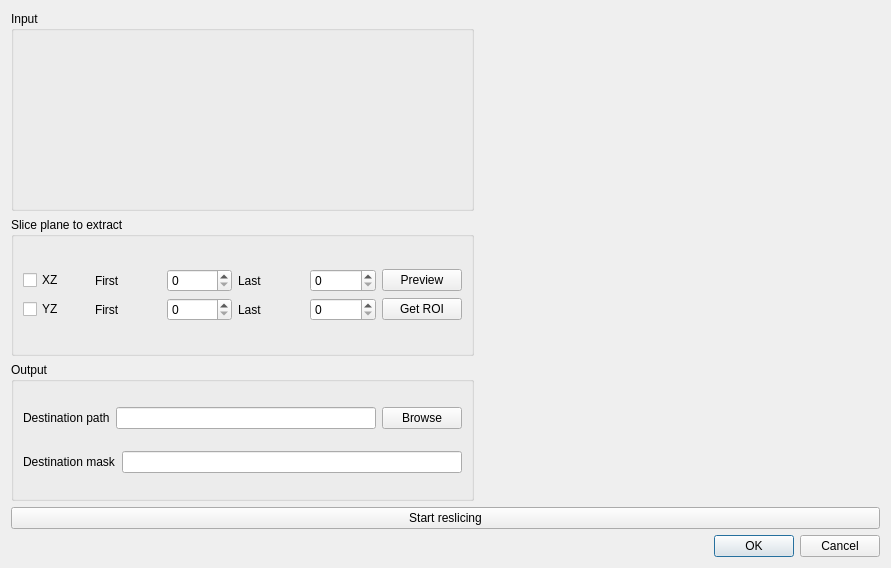
<?xml version="1.0" encoding="UTF-8"?>
<ui version="4.0">
 <class>ReslicerDialog</class>
 <widget class="QDialog" name="ReslicerDialog">
  <property name="geometry">
   <rect>
    <x>0</x>
    <y>0</y>
    <width>891</width>
    <height>568</height>
   </rect>
  </property>
  <property name="windowTitle">
   <string>Reslicer dialog</string>
  </property>
  <layout class="QVBoxLayout" name="verticalLayout_4">
   <item>
    <layout class="QHBoxLayout" name="horizontalLayout_6">
     <item>
      <layout class="QVBoxLayout" name="verticalLayout_2">
       <item>
        <widget class="QGroupBox" name="groupBox">
         <property name="sizePolicy">
          <sizepolicy hsizetype="Preferred" vsizetype="Minimum">
           <horstretch>0</horstretch>
           <verstretch>0</verstretch>
          </sizepolicy>
         </property>
         <property name="minimumSize">
          <size>
           <width>0</width>
           <height>200</height>
          </size>
         </property>
         <property name="title">
          <string>Input</string>
         </property>
         <layout class="QGridLayout" name="gridLayout_2">
          <item row="0" column="0">
           <widget class="ReaderForm" name="widget_inputFiles" native="true"/>
          </item>
         </layout>
        </widget>
       </item>
       <item>
        <widget class="QGroupBox" name="groupBox_3">
         <property name="title">
          <string>Slice plane to extract</string>
         </property>
         <layout class="QGridLayout" name="gridLayout_4">
          <item row="2" column="0">
           <layout class="QGridLayout" name="gridLayout_3">
            <item row="0" column="0">
             <widget class="QCheckBox" name="checkBox_XZ">
              <property name="text">
               <string>XZ</string>
              </property>
             </widget>
            </item>
            <item row="0" column="2">
             <widget class="QSpinBox" name="spinBox_firstXZ">
              <property name="maximum">
               <number>9999</number>
              </property>
             </widget>
            </item>
            <item row="1" column="1">
             <widget class="QLabel" name="label_firstYZ">
              <property name="text">
               <string>First</string>
              </property>
             </widget>
            </item>
            <item row="0" column="1">
             <widget class="QLabel" name="label_firstXZ">
              <property name="text">
               <string>First</string>
              </property>
             </widget>
            </item>
            <item row="0" column="3">
             <widget class="QLabel" name="label_lastXZ">
              <property name="text">
               <string>Last</string>
              </property>
             </widget>
            </item>
            <item row="1" column="3">
             <widget class="QLabel" name="label_lastYZ">
              <property name="text">
               <string>Last</string>
              </property>
             </widget>
            </item>
            <item row="1" column="0">
             <widget class="QCheckBox" name="checkBox_YZ">
              <property name="text">
               <string>YZ</string>
              </property>
             </widget>
            </item>
            <item row="0" column="4">
             <widget class="QSpinBox" name="spinBox_lastXZ">
              <property name="maximum">
               <number>9999</number>
              </property>
             </widget>
            </item>
            <item row="1" column="2">
             <widget class="QSpinBox" name="spinBox_firstYZ">
              <property name="maximum">
               <number>9999</number>
              </property>
             </widget>
            </item>
            <item row="1" column="5">
             <widget class="QPushButton" name="pushButton_getROI">
              <property name="text">
               <string>Get ROI</string>
              </property>
             </widget>
            </item>
            <item row="1" column="4">
             <widget class="QSpinBox" name="spinBox_lastYZ">
              <property name="maximum">
               <number>9999</number>
              </property>
             </widget>
            </item>
            <item row="0" column="5">
             <widget class="QPushButton" name="pushButton_preview">
              <property name="text">
               <string>Preview</string>
              </property>
             </widget>
            </item>
           </layout>
          </item>
         </layout>
        </widget>
       </item>
       <item>
        <widget class="QGroupBox" name="groupBox_2">
         <property name="title">
          <string>Output</string>
         </property>
         <layout class="QHBoxLayout" name="horizontalLayout_3">
          <item>
           <layout class="QVBoxLayout" name="verticalLayout_3">
            <item>
             <layout class="QHBoxLayout" name="horizontalLayout_2">
              <item>
               <widget class="QLabel" name="label_8">
                <property name="text">
                 <string>Destination path</string>
                </property>
               </widget>
              </item>
              <item>
               <widget class="QLineEdit" name="lineEdit_PathOut"/>
              </item>
              <item>
               <widget class="QPushButton" name="pushButton_browsout">
                <property name="text">
                 <string>Browse</string>
                </property>
               </widget>
              </item>
             </layout>
            </item>
            <item>
             <layout class="QHBoxLayout" name="horizontalLayout_5">
              <item>
               <widget class="QLabel" name="label_9">
                <property name="text">
                 <string>Destination mask</string>
                </property>
               </widget>
              </item>
              <item>
               <widget class="QLineEdit" name="lineEdit_MaskOut"/>
              </item>
             </layout>
            </item>
           </layout>
          </item>
         </layout>
        </widget>
       </item>
      </layout>
     </item>
     <item>
      <widget class="QtAddons::ImageViewerWidget" name="viewer_slice" native="true">
       <property name="minimumSize">
        <size>
         <width>400</width>
         <height>0</height>
        </size>
       </property>
      </widget>
     </item>
    </layout>
   </item>
   <item>
    <widget class="QPushButton" name="pushButton_startreslice">
     <property name="text">
      <string>Start reslicing</string>
     </property>
    </widget>
   </item>
   <item>
    <widget class="QDialogButtonBox" name="buttonBox">
     <property name="orientation">
      <enum>Qt::Horizontal</enum>
     </property>
     <property name="standardButtons">
      <set>QDialogButtonBox::Cancel|QDialogButtonBox::Ok</set>
     </property>
    </widget>
   </item>
  </layout>
 </widget>
 <customwidgets>
  <customwidget>
   <class>QtAddons::ImageViewerWidget</class>
   <extends>QWidget</extends>
   <header location="global">imageviewerwidget.h</header>
   <container>1</container>
   <slots>
    <signal>levelsChanged(float,float)</signal>
   </slots>
  </customwidget>
  <customwidget>
   <class>ReaderForm</class>
   <extends>QWidget</extends>
   <header location="global">readerform.h</header>
   <container>1</container>
  </customwidget>
 </customwidgets>
 <resources/>
 <connections>
  <connection>
   <sender>buttonBox</sender>
   <signal>accepted()</signal>
   <receiver>ReslicerDialog</receiver>
   <slot>accept()</slot>
   <hints>
    <hint type="sourcelabel">
     <x>248</x>
     <y>254</y>
    </hint>
    <hint type="destinationlabel">
     <x>157</x>
     <y>274</y>
    </hint>
   </hints>
  </connection>
  <connection>
   <sender>buttonBox</sender>
   <signal>rejected()</signal>
   <receiver>ReslicerDialog</receiver>
   <slot>reject()</slot>
   <hints>
    <hint type="sourcelabel">
     <x>316</x>
     <y>260</y>
    </hint>
    <hint type="destinationlabel">
     <x>286</x>
     <y>274</y>
    </hint>
   </hints>
  </connection>
 </connections>
</ui>
